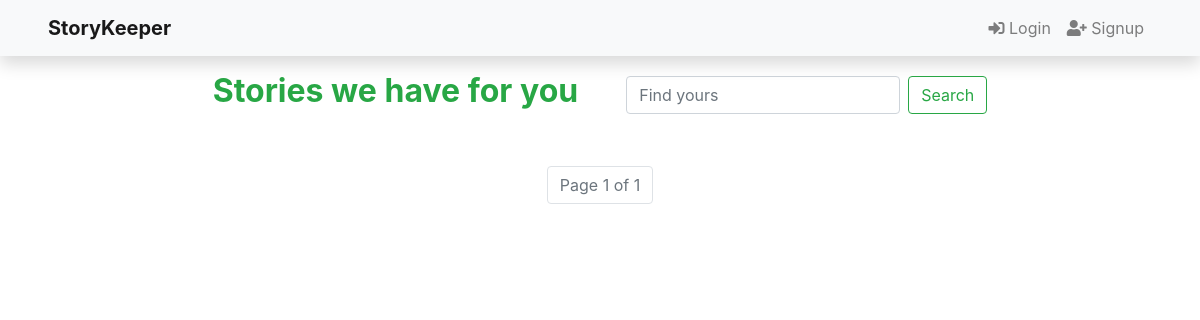
The app's page /, older data.
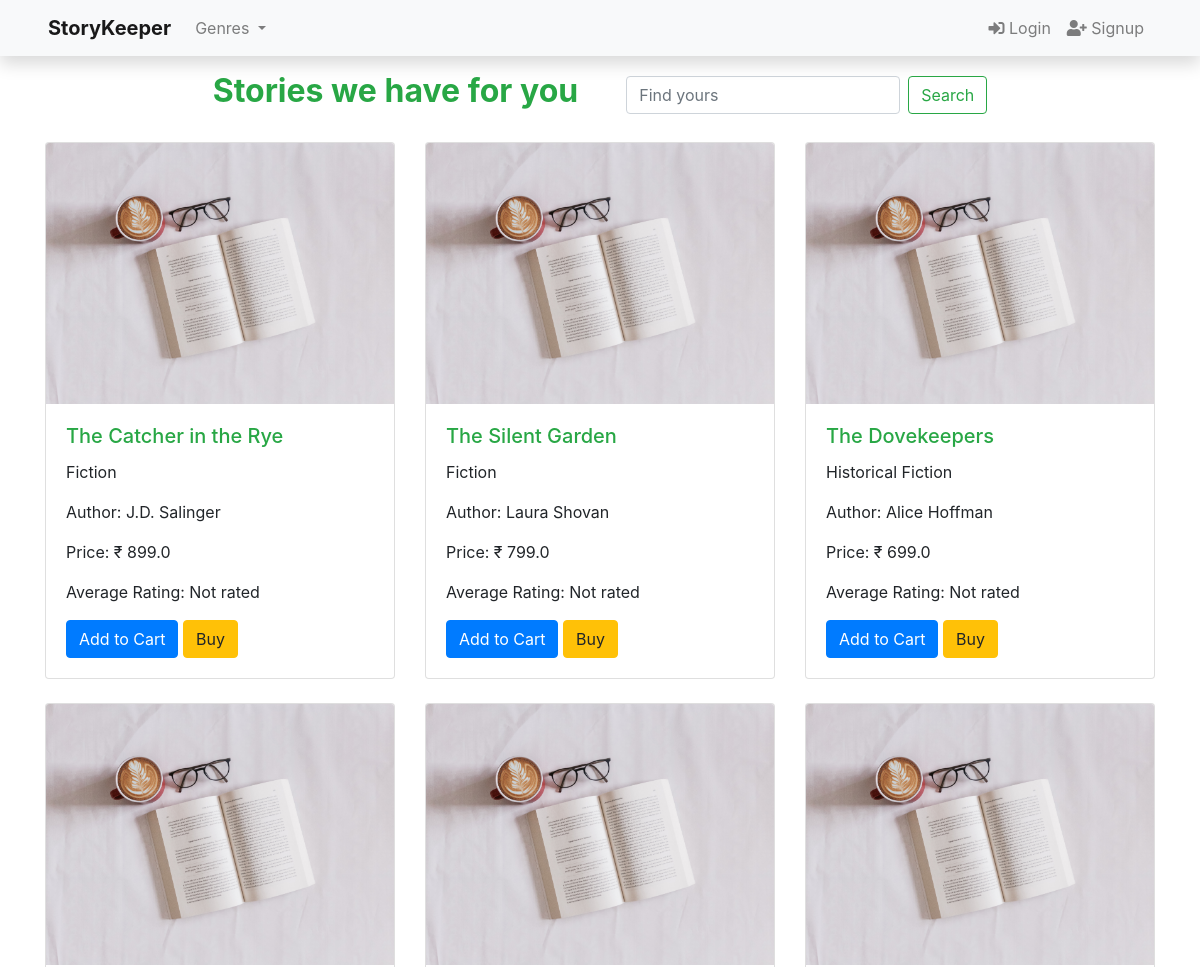
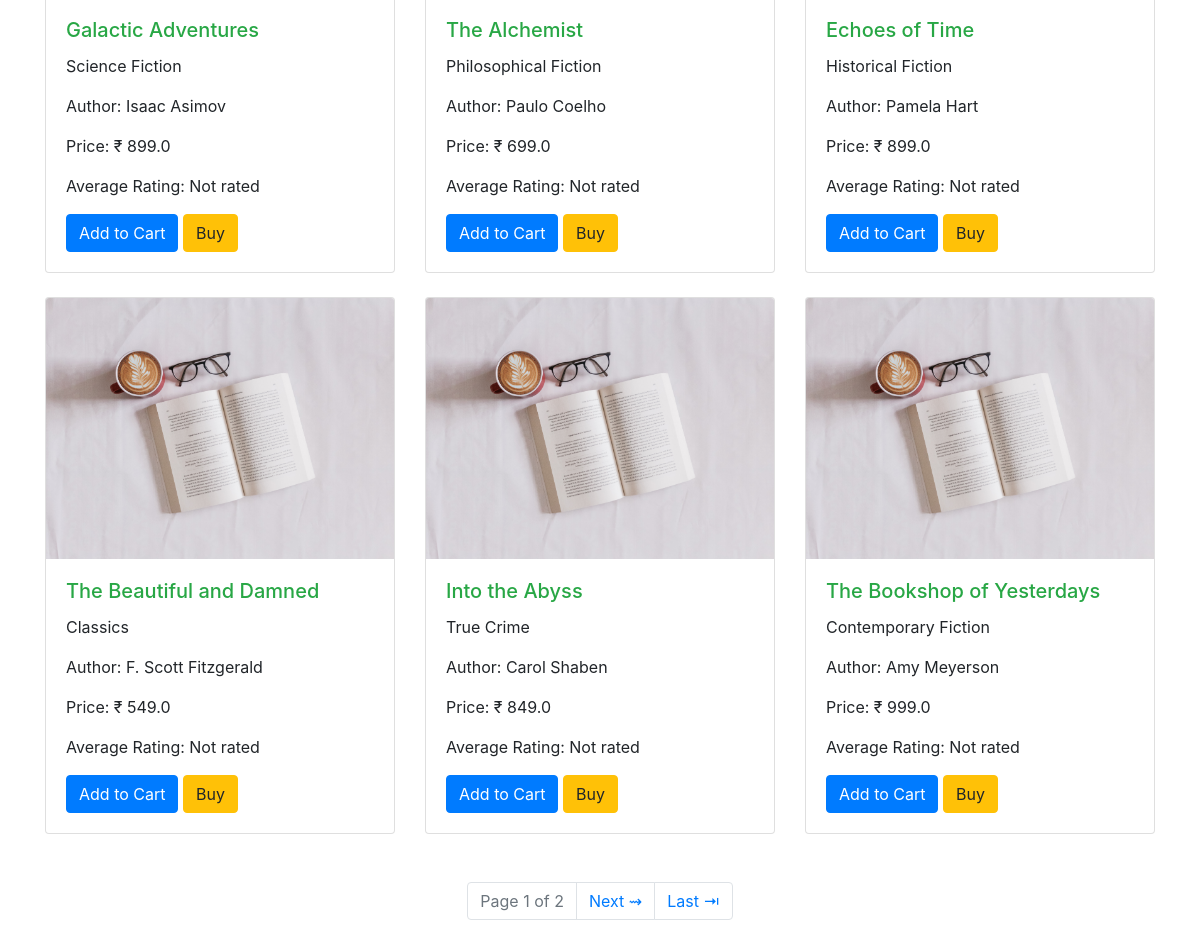
The same page, newer data (2 pictures, top to bottom).
### books/models.py (models this page shows, shortened)
class Book(models.Model):
    title  		 = models.CharField(max_length=200)
    author 		 = models.CharField(max_length=100)
    genre   	 = models.CharField(max_length=100)
    price  		 = models.FloatField(default=0)
    quantity   	 = models.IntegerField(default=0)
    description  = models.TextField(default='No Description', null=True, blank=False)
    average_rating  = models.FloatField(default=0)
    created_on 	 = models.DateTimeField(auto_now_add=True)
    updated_on 	 = models.DateTimeField(auto_now=True)
    digital         = models.BooleanField(default=False, null=True, blank=False)
    status          = models.IntegerField(choices=status,default = 1)
    class Meta:
        ordering    = ['-quantity']

### books/views.py (the view)
# urls.py: path('', views.homeView, name='home'),
def homeView(request):
    books = Book.objects.all()
    paginator = Paginator(books, 9)
    page = request.GET.get('page')
    books = paginator.get_page(page)
    genre = Book.objects.values('genre').distinct()
    context = {'books': books, 'genre':genre}
    search_book = request.GET.get('search')
    if search_book:
        books = Book.objects.filter(Q(title__icontains=search_book)).distinct()
        return render(request,'index.html',{'books': books })
    return render(request, 'index.html', context)

### books/templates/index.html (shortened to what this page needs)
{% extends 'base.html' %}
{% block content %}
{% load static %}
<div class='container-fluid my-3 d-flex justify-content-center'>
    <h2 class="text-success"><b>Stories we have for you </b></h2>
    <form class="form-inline my-2 ml-5 my-lg-0" role='search', method='get', action="{% url 'home' %}">
        <input class="form-control mr-sm-2" name='search' type="search" placeholder="Find yours" aria-label="Search">
        <button class="btn btn-outline-success my-2 my-sm-0" type="submit">Search</button>
    </form>
</div>
<div class="container mt-4">
    <div class="row">
        {% for book in books %}
        <div class="col-md-4 mb-4">
            <div class="card product-card">
                <a href="{% url 'book_detail' book.id %}"><img src="{% static 'images/thumbnail.jpg' %}" class="card-img-top" alt="{{ book.title }}"></a>
                <div class="card-body">
                    <a href="{% url 'book_detail' book.id %}"class="text-success" ><h5 class="card-title">{{ book.title }}</h5></a>
                    <p class="card-text">{{ book.genre }}</p>
                    <p class="card-text">Author: {{ book.author }}</p>
                    <p class="card-text">Price: &#8377; {{ book.price }}</p>
                    <p class="card-text">Average Rating: {% if book.average_rating %}{{ book.average_rating|floatformat:'0' }} &#9733; out of 5 &#9733;{% else %}Not rated{% endif %}</p>
                    <a href="#" class="btn btn-primary">Add to Cart</a>
                    <a href="#" class="btn btn-warning">Buy</a>
                </div>
            </div>
        </div>
        {% endfor %}
    </div>
</div>
<div class="container mt-4">
    <div class="row justify-content-center">
        <div class="col-md-4">
            <ul class="pagination justify-content-center">
                <li class="page-item disabled">
                    <span class="page-link">Page {{ books.number }} of {{ books.paginator.num_pages }}</span>
                </li>
                {% if books.has_next %}
                    <li class="page-item">
                        <a class="page-link" href="?page={{ books.next_page_number }}">Next &#8669;</a>
                    </li>
                {% endif %}
                {% if books.has_next %}
                    <li class="page-item">
                        <a class="page-link" href="?page={{ books.paginator.num_pages }}">Last &#8677;</a>
                    </li>
                {% endif %}
            </ul>
        </div>
    </div>
</div>
{% endblock %}

### books/templates/base.html (shortened to what this page needs)
<!DOCTYPE html>
<html lang="en">
<head>
    <link href="https://cdnjs.cloudflare.com/ajax/libs/font-awesome/5.15.4/css/all.min.css" rel="stylesheet">
    <link rel="stylesheet" href="https://cdn.jsdelivr.net/npm/bootstrap@4.6.2/dist/css/bootstrap.min.css">
    {% load static %}
</head>
<body>
    <nav class="navbar sticky-top navbar-expand-lg navbar-light bg-light shadow px-5">
        <a class="navbar-brand" href="{% url 'home' %}"><b>StoryKeeper</b></a>
        <div class="collapse navbar-collapse" id="navbarSupportedContent">
            <ul class="navbar-nav mr-auto">
                {% if genre %}
                <li class="nav-item dropdown">
                    <a class="nav-link dropdown-toggle" href="#" role="button" data-toggle="dropdown" aria-expanded="false">
                        Genres
                    </a>
                </li>
                {% endif %}
            </ul>
        </div>
        <div class="collapse navbar-collapse" id="navbarSupportedContent">
            <ul class="navbar-nav ml-auto">
                {% if user.is_authenticated %}
                <li class="nav-item">
                <a class="nav-link" href="{% url 'logout' %}">
                    <i class="fas fa-sign-out-alt"></i> Logout</a>
                </li>
                </li>
                <li class="nav-item">
                <a class="nav-link" href="{% url 'cart' %}">
                    <i class="fa fa-cart-plus"></i> Cart</a>
                </li>
                {% else %}
                <li class="nav-item">
                <a class="nav-link" href="{% url 'login' %}">
                    <i class="fas fa-sign-in-alt"></i> Login</a>
                </li>
                <li class="nav-item">
                <a class="nav-link" href="{% url 'signup' %}">
                    <i class="fas fa-user-plus"></i> Signup</a>
                {% endif %}
            </ul>
        </div>
    </nav>
        {% block content %} {% endblock %}
</body>
</html>

Row changes from the older to the newer data that the page shows:
added Book: title "The Catcher in the Rye", genre "Fiction", author "J.D. Salinger", price "899.0", average_rating "Not rated"
added Book: title "The Silent Garden", genre "Fiction", author "Laura Shovan", price "799.0", average_rating "Not rated"
added Book: title "The Dovekeepers", genre "Historical Fiction", author "Alice Hoffman", price "699.0", average_rating "Not rated"
added Book: title "Galactic Adventures", genre "Science Fiction", author "Isaac Asimov", price "899.0", average_rating "Not rated"
added Book: title "The Alchemist", genre "Philosophical Fiction", author "Paulo Coelho", price "699.0", average_rating "Not rated"
added Book: title "Echoes of Time", genre "Historical Fiction", author "Pamela Hart", price "899.0", average_rating "Not rated"
added Book: title "The Beautiful and Damned", genre "Classics", author "F. Scott Fitzgerald", price "549.0", average_rating "Not rated"
added Book: title "Into the Abyss", genre "True Crime", author "Carol Shaben", price "849.0", average_rating "Not rated"
added Book: title "The Bookshop of Yesterdays", genre "Contemporary Fiction", author "Amy Meyerson", price "999.0", average_rating "Not rated"
Text that changed along with them:
{{ books.paginator.num_pages }}: "1" → "2"
text now shown: "Genres Next ⇝ Last ⇥"
